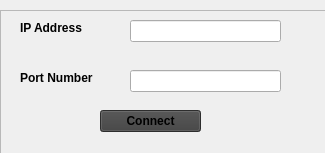
<?xml version="1.0" encoding="UTF-8"?>
<ui version="4.0">
 <class>Dialog</class>
 <widget class="QDialog" name="Dialog">
  <property name="geometry">
   <rect>
    <x>0</x>
    <y>0</y>
    <width>325</width>
    <height>153</height>
   </rect>
  </property>
  <property name="windowTitle">
   <string>Dialog</string>
  </property>
  <widget class="QFrame" name="frame_4">
   <property name="geometry">
    <rect>
     <x>0</x>
     <y>10</y>
     <width>481</width>
     <height>241</height>
    </rect>
   </property>
   <property name="frameShape">
    <enum>QFrame::StyledPanel</enum>
   </property>
   <property name="frameShadow">
    <enum>QFrame::Raised</enum>
   </property>
   <widget class="QToolButton" name="databroker_connect_button">
    <property name="geometry">
     <rect>
      <x>100</x>
      <y>100</y>
      <width>101</width>
      <height>22</height>
     </rect>
    </property>
    <property name="styleSheet">
     <string notr="true">font:12px;
font-weight:bold;
background-color:rgb(63, 63, 63);
</string>
    </property>
    <property name="text">
     <string>Connect</string>
    </property>
   </widget>
   <widget class="QLineEdit" name="ip_address_input">
    <property name="geometry">
     <rect>
      <x>130</x>
      <y>10</y>
      <width>151</width>
      <height>22</height>
     </rect>
    </property>
    <property name="readOnly">
     <bool>false</bool>
    </property>
   </widget>
   <widget class="QLineEdit" name="port_input">
    <property name="geometry">
     <rect>
      <x>130</x>
      <y>60</y>
      <width>151</width>
      <height>22</height>
     </rect>
    </property>
   </widget>
   <widget class="QLabel" name="label_8">
    <property name="geometry">
     <rect>
      <x>20</x>
      <y>10</y>
      <width>91</width>
      <height>16</height>
     </rect>
    </property>
    <property name="styleSheet">
     <string notr="true">font:12px;
font-weight:bold</string>
    </property>
    <property name="text">
     <string>IP Address</string>
    </property>
   </widget>
   <widget class="QLabel" name="label_9">
    <property name="geometry">
     <rect>
      <x>20</x>
      <y>60</y>
      <width>81</width>
      <height>16</height>
     </rect>
    </property>
    <property name="styleSheet">
     <string notr="true">font:12px;
font-weight:bold</string>
    </property>
    <property name="text">
     <string>Port Number</string>
    </property>
   </widget>
  </widget>
 </widget>
 <resources/>
 <connections/>
</ui>
